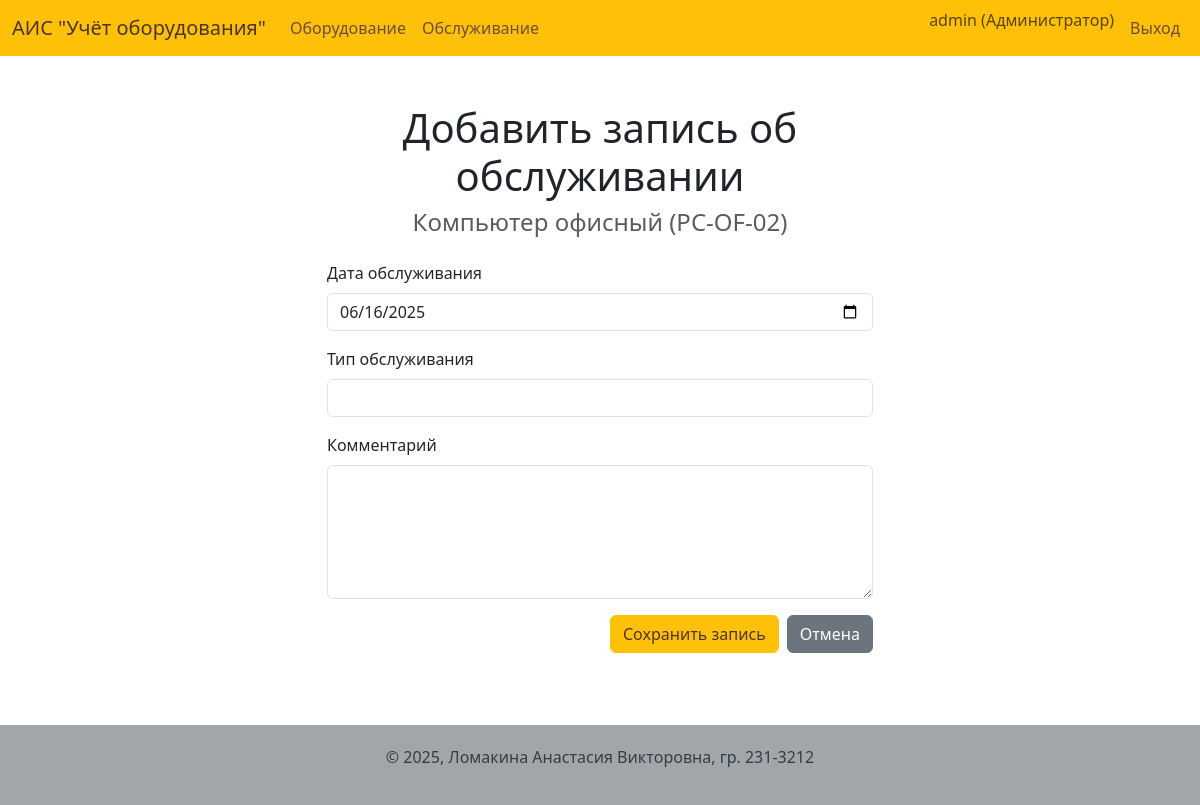
Screenshot of /equipment/6/service/add (signed in) with the database file from the repository.
### app/models.py (models this page shows, shortened)
class User(UserMixin, db.Model):
    id = db.Column(db.Integer, primary_key=True)
    username = db.Column(db.String(64), index=True, unique=True, nullable=False)
    password_hash = db.Column(db.String(128))
    role = db.Column(db.String(50), nullable=False, default='Пользователь')
    def is_admin(self):
        return self.role == 'Администратор'

class Equipment(db.Model):
    id = db.Column(db.Integer, primary_key=True)
    name = db.Column(db.String(200), nullable=False)
    inventory_number = db.Column(db.String(100), unique=True, nullable=False)
    purchase_date = db.Column(db.Date, nullable=False, default=date.today)
    cost = db.Column(db.Numeric(10, 2), nullable=False)
    status = db.Column(db.Enum('В эксплуатации', 'На ремонте', 'Списано', name='equipment_status_enum'), nullable=False, default='В эксплуатации')
    notes = db.Column(db.Text)
    category_id = db.Column(db.Integer, db.ForeignKey('category.id'), nullable=False)
    image_id = db.Column(db.Integer, db.ForeignKey('image.id'), nullable=True)
    photo = db.relationship('Image', backref='equipment', uselist=False, lazy=True)
    responsible_persons = db.relationship('ResponsiblePerson', secondary=equipment_responsible_persons, lazy='subquery',
        backref=db.backref('equipments', lazy=True))
    service_history = db.relationship('ServiceHistory', backref='equipment', lazy='dynamic', cascade="all, delete-orphan")

### app/routes.py (the view, shortened to what this page needs)
@bp.route('/equipment/<int:equipment_id>/service/add', methods=['GET', 'POST'])
@login_required
@tech_or_admin_required
def add_service_record(equipment_id):
    equipment = Equipment.query.get_or_404(equipment_id)
    form = ServiceForm()
    del form.equipment
    return render_template('service_form.html', title='Добавить запись об обслуживании', form=form, equipment=equipment)

### app/forms.py
class ServiceForm(FlaskForm):
    equipment = SelectField('Оборудование', coerce=int)
    service_date = DateField('Дата обслуживания', format='%Y-%m-%d', validators=[DataRequired()], default=date.today)
    service_type = StringField('Тип обслуживания', validators=[DataRequired(), Length(max=100)])
    notes = TextAreaField('Комментарий', validators=[DataRequired()])
    submit = SubmitField('Сохранить запись')

### app/models.py (called while the page is built)
@login.user_loader
def load_user(id):
    return User.query.get(int(id))

### app/routes.py (called while the page is built)
def tech_or_admin_required(f):
    @wraps(f)
    def decorated_function(*args, **kwargs):
        if not (current_user.is_admin() or current_user.is_tech()):
            flash('У вас недостаточно прав для выполнения данного действия.', 'danger')
            return redirect(url_for('main.index'))
        return f(*args, **kwargs)
    return decorated_function

### app/templates/service_form.html (shortened to what this page needs)
{% extends "base.html" %}
{% block content %}
<div class="row">
    <div class="col-md-6 offset-md-3">
        <h1 class="text-center">{{ title }}</h1>
        {% if equipment %}
            <h4 class="text-center text-muted mb-4">{{ equipment.name }} ({{ equipment.inventory_number }})</h4>
        {% endif %}
        <form method="POST" action="">
            <div class="mb-3">
                {{ form.service_date.label(class="form-label") }}
                {{ form.service_date(class="form-control") }}
            </div>
            <div class="mb-3">
                {{ form.service_type.label(class="form-label") }}
                {{ form.service_type(class="form-control") }}
            </div>
            <div class="mb-3">
                {{ form.notes.label(class="form-label") }}
                {{ form.notes(class="form-control", rows=5) }}
            </div>
            <div class="d-grid gap-2 d-md-flex justify-content-md-end">
                {{ form.submit(class="btn btn-primary") }}
                <a href="{{ url_for('main.service_list') }}" class="btn btn-secondary">Отмена</a>
            </div>
        </form>
    </div>
</div>
{% endblock %}

### app/templates/base.html (shortened to what this page needs)
<!DOCTYPE html>
<html lang="ru">
<head>
    <link rel="stylesheet" href="{{ url_for('static', filename='css/style.css') }}">
    <link href="https://cdn.jsdelivr.net/npm/bootstrap@5.3.2/dist/css/bootstrap.min.css" rel="stylesheet">
</head>
<body>
    <header>
        <nav class="navbar navbar-expand-lg">
            <div class="container-fluid">
                <a class="navbar-brand" href="{{ url_for('main.index') }}" style="color: #4e342e;">АИС "Учёт оборудования"</a>
                <div class="collapse navbar-collapse">
                    <ul class="navbar-nav me-auto mb-2 mb-lg-0">
                        {% if current_user.is_authenticated %}
                        <li class="nav-item">
                            <a class="nav-link" href="{{ url_for('main.index') }}">Оборудование</a>
                        </li>
                        {% endif %}
                        {% if current_user.is_authenticated and (current_user.is_admin() or current_user.is_tech()) %}
                        <li class="nav-item">
                            <a class="nav-link" href="{{ url_for('main.service_list') }}">Обслуживание</a>
                        </li>
                        {% endif %}
                    </ul>
                    <ul class="navbar-nav ms-auto">
                        {% if current_user.is_authenticated %}
                            <li class="nav-item">
                                <span class="navbar-text me-2">
                                    {{ current_user.username }} ({{ current_user.role }})
                                </span>
                            </li>
                            <li class="nav-item">
                                <a class="nav-link" href="{{ url_for('main.logout') }}">Выход</a>
                            </li>
                        {% else %}
                            <li class="nav-item">
                                <a class="nav-link" href="{{ url_for('main.login') }}">Вход</a>
                            </li>
                        {% endif %}
                    </ul>
                </div>
            </div>
        </nav>
    </header>
    <main class="container mt-4">
        {% block content %}{% endblock %}
    </main>
    <footer>
        <div class="container text-center">
            <p>© 2025, Ломакина Анастасия Викторовна, гр. 231-3212</p>
        </div>
    </footer>
    <link rel="stylesheet" href="https://cdn.jsdelivr.net/npm/bootstrap-icons@1.11.1/font/bootstrap-icons.css">
</body>
</html>

### app/static/css/style.css (style rules this page uses)
body { display: flex; flex-direction: column; min-height: 100vh; background-color: #fdfdfd; }
main { flex: 1; padding-top: 1.5rem; padding-bottom: 2rem; }
header .navbar { background-color: #ffc107; }
header .navbar a.nav-link { color: #6d4c41; font-weight: 500; }
footer { background-color: #a3a6a9; padding: 20px 0; margin-top: 40px; color: #333d45; }
.btn-primary { --bs-btn-color: #4e342e !important; --bs-btn-bg: #ffc107 !important; --bs-btn-border-color: #ffc107 !important; --bs-btn-hover-color: #4e342e !important; --bs-btn-hover-bg: #e0a800 !important; --bs-btn-hover-border-color: #e0a800 !important; --bs-btn-active-bg: #e0a800 !important; --bs-btn-active-border-color: #c49400 !important; }

### rows the page displays
User: username "admin", role "Администратор"
Equipment: name "Компьютер офисный", inventory_number "PC-OF-02"

### other values shown
{{ title }} "Добавить запись об обслуживании"
